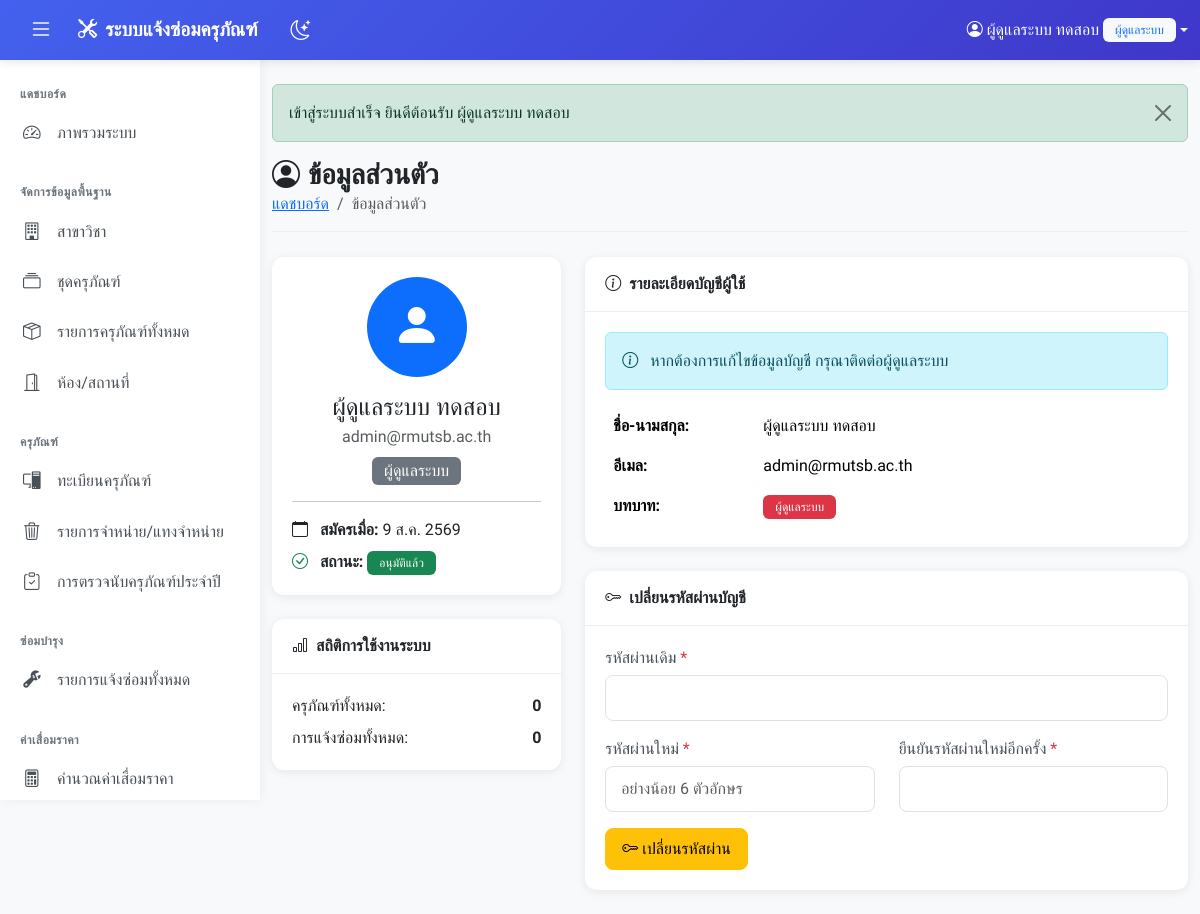
Screenshot of /profile (signed in) with the database file from the repository.
### tables this page shows
CREATE TABLE IF NOT EXISTS users (
    id INT AUTO_INCREMENT PRIMARY KEY,  
    sid VARCHAR(50) DEFAULT NULL,  
    firstname VARCHAR(100) NOT NULL,  
    lastname VARCHAR(100) NOT NULL,  
    email VARCHAR(100) NOT NULL UNIQUE,  
    password VARCHAR(255) NOT NULL,  
    role ENUM('admin', 'staff', 'teacher', 'student') DEFAULT 'student',  
    status ENUM('pending', 'approved', 'rejected') DEFAULT 'pending',  
    class VARCHAR(50) DEFAULT NULL,  
    created_at TIMESTAMP DEFAULT CURRENT_TIMESTAMP,  
    updated_at TIMESTAMP DEFAULT CURRENT_TIMESTAMP ON UPDATE CURRENT_TIMESTAMP  
);

### app/Views/auth/profile.php (the view, shortened to what the rows shown need)
<div class="page-header">
    <h1><i class="bi bi-person-circle me-2"></i>ข้อมูลส่วนตัว</h1>
    <nav aria-label="breadcrumb">
        <ol class="breadcrumb">
            <li class="breadcrumb-item"><a href="<?= SITE_URL ?>/">แดชบอร์ด</a></li>
            <li class="breadcrumb-item active">ข้อมูลส่วนตัว</li>
        </ol>
    </nav>
</div>
<div class="row">
    <div class="col-lg-4 mb-4">
        <div class="card">
            <div class="card-body text-center">
                <div class="mb-3">
                    <div class="rounded-circle bg-primary d-inline-flex align-items-center justify-content-center" style="width: 100px; height: 100px;">
                        <i class="bi bi-person-fill text-white" style="font-size: 3rem;"></i>
                    </div>
                </div>
                <h4 class="mb-1"><?= htmlspecialchars($user['firstname'] . ' ' . $user['lastname']) ?></h4>
                <p class="text-muted mb-2"><?= htmlspecialchars($user['email']) ?></p>
                <span class="badge bg-<?= getStatusBadgeClass($user['role'] === 'admin' ? 'danger' : ($user['role'] === 'staff' ? 'warning' : 'primary')) ?> fs-6">
                    <?= translateRole($user['role']) ?>
                </span>
                <hr>
                <div class="text-start">
                    <p class="mb-2">
                        <i class="bi bi-calendar me-2"></i>
                        <strong>สมัครเมื่อ:</strong> <?= formatDateThai($user['created_at']) ?>
                    </p>
                    <p class="mb-0">
                        <i class="bi bi-check-circle me-2 text-success"></i>
                        <strong>สถานะ:</strong>
                        <span class="badge bg-<?= $user['status'] === 'approved' ? 'success' : 'warning' ?>">
                            <?= translateUserStatus($user['status']) ?>
                        </span>
                    </p>
                </div>
            </div>
        </div>
        <div class="card mt-4">
            <div class="card-header"><i class="bi bi-bar-chart me-2"></i>สถิติการใช้งานระบบ</div>
            <div class="card-body">
                <?php if ($user['role'] === 'admin' || $user['role'] === 'staff'): ?>
                    <div class="d-flex justify-content-between mb-2">
                        <span>ครุภัณฑ์ทั้งหมด:</span>
                        <strong><?= number_format($stats['total_equipment']) ?></strong>
                    </div>
                    <div class="d-flex justify-content-between">
                        <span>การแจ้งซ่อมทั้งหมด:</span>
                        <strong><?= number_format($stats['total_repairs']) ?></strong>
                    </div>
                <?php endif; ?>
            </div>
        </div>
    </div>
    <div class="col-lg-8">
        <div class="card mb-4">
            <div class="card-header"><i class="bi bi-info-circle me-2"></i>รายละเอียดบัญชีผู้ใช้</div>
            <div class="card-body">
                <div class="alert alert-info mb-3">
                    <i class="bi bi-info-circle me-2"></i>
                    หากต้องการแก้ไขข้อมูลบัญชี กรุณาติดต่อผู้ดูแลระบบ
                </div>
                <table class="table table-borderless">
                    <tr>
                        <th style="width: 150px;">ชื่อ-นามสกุล:</th>
                        <td><?= htmlspecialchars($user['firstname'] . ' ' . $user['lastname']) ?></td>
                    </tr>
                    <tr>
                        <th>อีเมล:</th>
                        <td><?= htmlspecialchars($user['email']) ?></td>
                    </tr>
                    <tr>
                        <th>บทบาท:</th>
                        <td><span class="badge bg-<?= $user['role'] === 'admin' ? 'danger' : ($user['role'] === 'staff' ? 'warning' : ($user['role'] === 'teacher' ? 'info' : 'secondary')) ?>"><?= translateRole($user['role']) ?></span></td>
                    </tr>
                </table>
            </div>
        </div>
        <div class="card">
            <div class="card-header"><i class="bi bi-key me-2"></i>เปลี่ยนรหัสผ่านบัญชี</div>
            <div class="card-body">
                <form method="POST" action="">
                    <div class="mb-3">
                        <label class="form-label">รหัสผ่านเดิม <span class="text-danger">*</span></label>
                        <input type="password" class="form-control" name="current_password" required>
                    </div>
                    <div class="row">
                        <div class="col-md-6 mb-3">
                            <label class="form-label">รหัสผ่านใหม่ <span class="text-danger">*</span></label>
                            <input type="password" class="form-control" name="new_password" required minlength="6" placeholder="อย่างน้อย 6 ตัวอักษร">
                        </div>
                        <div class="col-md-6 mb-3">
                            <label class="form-label">ยืนยันรหัสผ่านใหม่อีกครั้ง <span class="text-danger">*</span></label>
                            <input type="password" class="form-control" name="confirm_password" required>
                        </div>
                    </div>
                    <button type="submit" class="btn btn-warning">
                        <i class="bi bi-key me-1"></i>เปลี่ยนรหัสผ่าน
                    </button>
                </form>
            </div>
        </div>
    </div>
</div>

### rows the page displays
users: firstname+lastname "ผู้ดูแลระบบ ทดสอบ", email "admin@rmutsb.ac.th", created_at "9 ส.ค. 2569"

### other values shown
SITE_NAME "ระบบแจ้งซ่อมครุภัณฑ์"
$_SESSION['user_name'] "ผู้ดูแลระบบ ทดสอบ"
translateRole($currentRole) "ผู้ดูแลระบบ"
str_replace('&lt;br&gt;', '<br>', $message) "เข้าสู่ระบบสำเร็จ ยินดีต้อนรับ ผู้ดูแลระบบ ทดสอบ"
$stats['total_equipment'] "0"
$stats['total_repairs'] "0"
